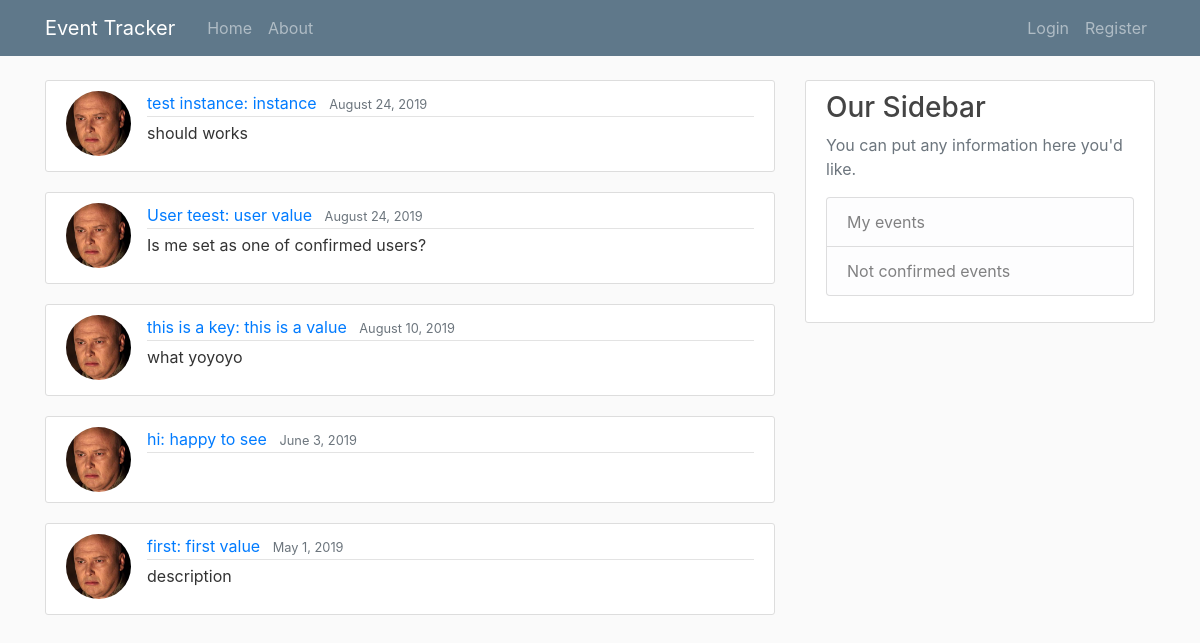
/, run on an earlier commit of the app's database.
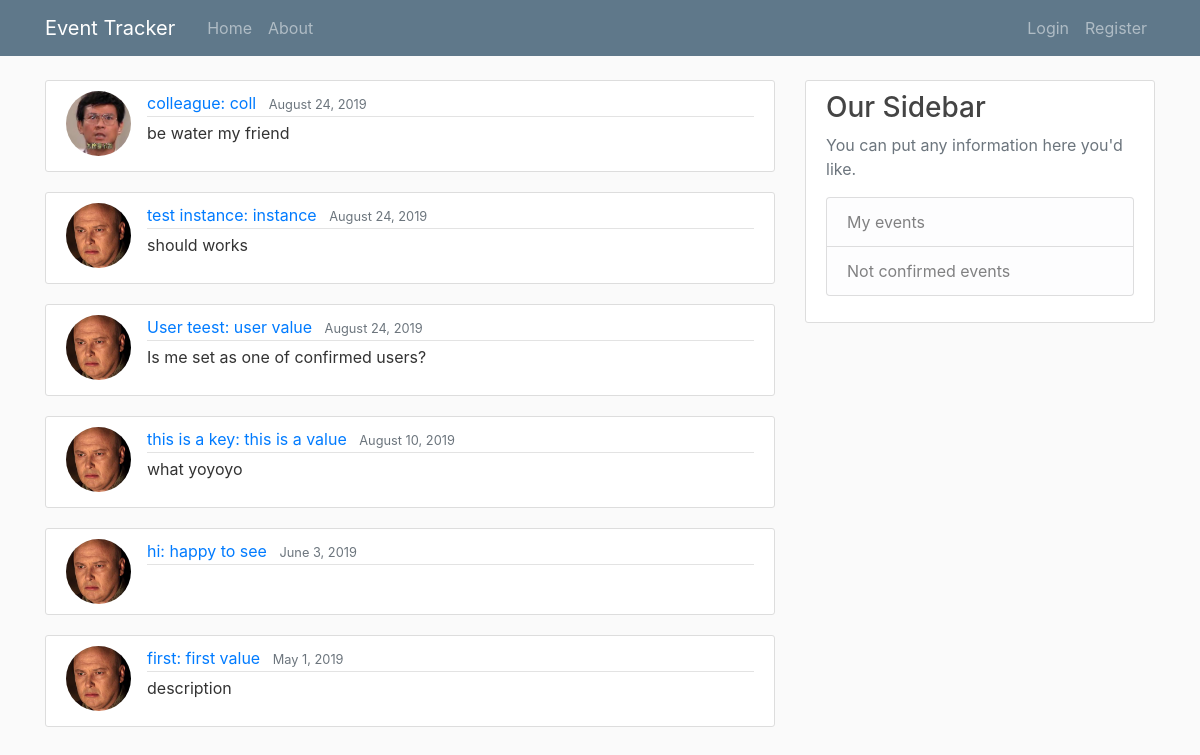
And on a later commit of the database.
### tracker/models.py (models this page shows, shortened)
class Event(models.Model):
    key = models.CharField(max_length=50)
    value = models.CharField(max_length=50)
    description = models.TextField()
    created_at = models.DateTimeField(default=timezone.now)
    last_modified = models.DateTimeField(auto_now=True)
    confirmed_user = models.ManyToManyField(User)

### users/models.py (models this page shows, shortened)
class Profile(models.Model):
    user = models.OneToOneField(User, on_delete=models.CASCADE)
    image = models.ImageField(default='profile_pics/default.jpg', upload_to='profile_pics')

### tracker/views.py (the view)
# urls.py: path('', EventListView.as_view(), name='tracker-home'),
class EventListView(ListView):
    model = Event
    template_name = 'tracker/home.html'
    context_object_name = 'events'
    ordering = ['-last_modified']
    paginate_by = 10

### tracker/templates/tracker/home.html (shortened to what this page needs)
{% extends "tracker/base.html" %}
{% block content %}
    {% for event in events %}
        <article class="media content-section">
            <img class="rounded-circle article-img" src="{{ event.confirmed_user.first.profile.image.url }}">
            <div class="media-body">
                <div class="article-metadata">
                    <a class="mr-2" href="{% url 'event-detail' event.id %}">{{ event.key }}: {{ event.value }}</a>
                    <small class="text-muted">{{ event.created_at|date:"F j, Y" }}</small>
                </div>
                <p class="article-content">{{ event.description }}</p>
            </div>
        </article>
    {% endfor %}
{% endblock %}

What changed in the data, as far as the page shows it:
added Event: confirmed_user.first.profile.image (picture), key "colleague", value "coll", created_at "August 24, 2019", description "be water my friend"
